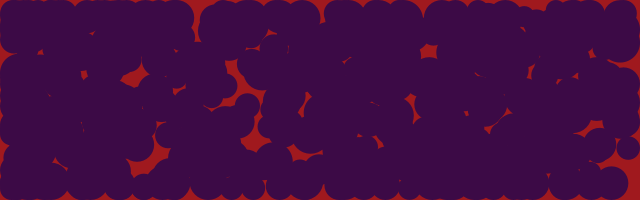
Frame 1 (no input)
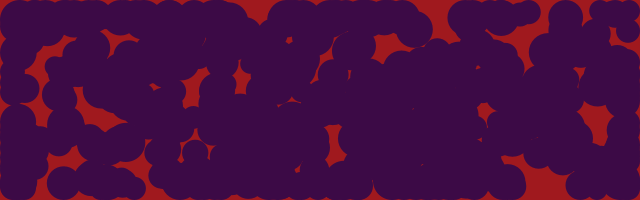
Frame 60 (the mouse pressed at the canvas centre just before this capture)
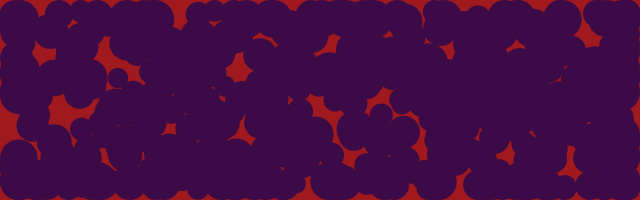
Frame 120 (the mouse held since frame 60 and released just before this capture)

The Processing sketch that drew these frames (run headless with seeded random() and noise(); from frame 60 on, the mouse is pressed at the canvas centre):

// Processing sketch: processing_15694
// ── processing_15694.pde

/**
 * Bouncy Bubbles. 
 * Based on code from Keith Peters (www.bit-101.com). 
 * 
 * Multiple-object collision.
 */
 
 
int numBalls = 400;
float spring = 0.5;
float gravity = 0.7;
float friction = -0.99;
Ball[] balls = new Ball[numBalls];

void setup() 
{
  size(640, 200);
  noStroke();
  smooth();
  for (int i = 0; i < numBalls; i++) {
    balls[i] = new Ball(random(width), random(height), random(20, 40), i, balls);
  }
}

void draw() 
{
  background(160,25,30);
  for (int i = 0; i < numBalls; i++) {
    balls[i].collide();
    balls[i].move();
    balls[i].display();  
  }
}

class Ball {
  float x, y;
  float diameter;
  float vx = 0;
  float vy = 0;
  int id;
  Ball[] others;
 
  Ball(float xin, float yin, float din, int idin, Ball[] oin) {
    x = xin;
    y = yin;
    diameter = din;
    id = idin;
    others = oin;
  } 
  
  void collide() {
    for (int i = id + 1; i < numBalls; i++) {
      float dx = others[i].x - x;
      float dy = others[i].y - y;
      float distance = sqrt(dx*dx + dy*dy);
      float minDist = others[i].diameter/2 + diameter/2;
      if (distance < minDist) { 
        float angle = atan2(dy, dx);
        float targetX = x + cos(angle) * minDist;
        float targetY = y + sin(angle) * minDist;
        float ax = (targetX - others[i].x) * spring;
        float ay = (targetY - others[i].y) * spring;
        vx -= ax;
        vy -= ay;
        others[i].vx += ax;
        others[i].vy += ay;
      }
    }   
  }
  
  void move() {
    vy += gravity;
    x += vx;
    y += vy;
    if (x + diameter/2 > width) {
      x = width - diameter/2;
      vx *= friction; 
    }
    else if (x - diameter/2 < 0) {
      x = diameter/2;
      vx *= friction;
    }
    if (y + diameter/2 > height) {
      y = height - diameter/2;
      vy *= friction; 
    } 
    else if (y - diameter/2 < 0) {
      y = diameter/2;
      vy *= friction;
    }
  }
  
  void display() {
    fill(60,10,70);
    ellipse(x, y, diameter, diameter);
  }
}
